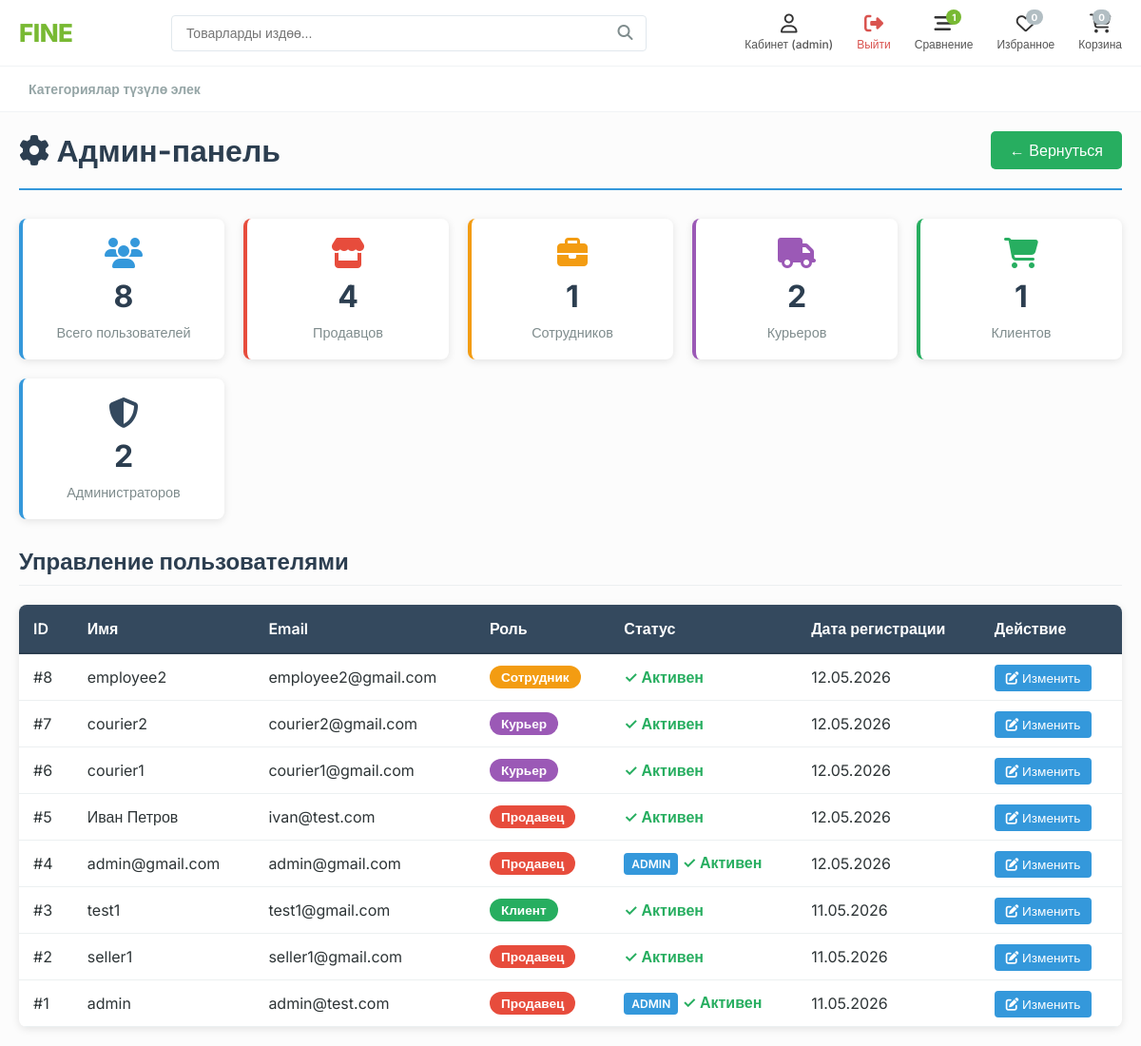
Screenshot of /dashboard/admin-dashboard/ (signed in) with the database file from the repository.
### accounts/models.py (models this page shows, shortened)
class User(AbstractUser):
    ROLES = [
        ('seller', 'Продавец'),
        ('employee', 'Сотрудник'),
        ('courier', 'Курьер'),
        ('client', 'Клиент'),
    ]
    email = models.EmailField(unique=True)
    role = models.CharField(
        max_length=20,
        choices=ROLES,
        default='client'
    )
    phone_number = models.CharField(max_length=20, null=True, blank=True, verbose_name="Телефон номер")
    address = models.TextField(null=True, blank=True, verbose_name="Адрес доставки")
    class Meta:
        verbose_name = 'Пользователь'
        verbose_name_plural = 'Пользователи'

### dashboard/views.py (the view)
# urls.py: path('admin-dashboard/', views.admin_dashboard, name='admin_dashboard'),
@staff_member_required(login_url='accounts:login')
def admin_dashboard(request):
    users = User.objects.all().order_by('-date_joined')
    stats = {
        'total_users': User.objects.count(),
        'sellers': User.objects.filter(role='seller').count(),
        'employees': User.objects.filter(role='employee').count(),
        'couriers': User.objects.filter(role='courier').count(),
        'clients': User.objects.filter(role='client').count(),
        'staff_count': User.objects.filter(is_staff=True).count(),
        'total_orders': Order.objects.count(),
    }
    return render(request, 'dashboard/admin_dashboard.html', {
        'users': users,
        'stats': stats,
    })

### cart/context_processors.py (called while the page is built)
def cart_counter(request):
    if request.path.startswith('/admin/'):
        return {'cart_total_quantity': 0}
    try:
        cart = get_or_create_cart(request)
        return {'cart_total_quantity': cart.get_total_quantity()}
    except Exception:
        return {'cart_total_quantity': 0}

### cart/models.py (called while the page is built)
    def get_total_quantity(self):
        return sum(item.quantity for item in self.items.all())

### cart/views.py (called while the page is built)
def get_or_create_cart(request):
    from .models import Cart # Циклический импорт болбошу үчүн функциянын ичинде ачабыз
    if request.user.is_authenticated:
        cart, created = Cart.objects.get_or_create(user=request.user)
    else:
        if not request.session.session_key:
            request.session.create()
        session_key = request.session.session_key
        cart, created = Cart.objects.get_or_create(session_key=session_key)
    return cart

### categories/context_processors.py (called while the page is built)
def menu_categories(request):
    return {
        'menu_categories': Category.objects.filter(parent__isnull=True)
    }

### products/context_processors.py (called while the page is built)
def favorite_count(request):
    if request.user.is_authenticated and request.user.role == 'client':
        count = Favorite.objects.filter(user=request.user).count()
    else:
        count = 0
    return {
        'favorite_count': count
    }

### templates/dashboard/admin_dashboard.html (shortened to what this page needs)
{% extends 'base.html' %}
{% block content %}
<div class="admin-container">
    <div class="admin-header">
        <h1><i class="fas fa-cog"></i> Админ-панель</h1>
        <a href="{% url 'dashboard:home' %}" class="btn">← Вернуться</a>
    </div>
    <div class="stats-grid">
        <div class="stat-card">
            <i class="fas fa-users" style="font-size: 2rem; color: #3498db;"></i>
            <div class="number">{{ stats.total_users }}</div>
            <div class="label">Всего пользователей</div>
        </div>
        <div class="stat-card sellers">
            <i class="fas fa-store" style="font-size: 2rem; color: #e74c3c;"></i>
            <div class="number">{{ stats.sellers }}</div>
            <div class="label">Продавцов</div>
        </div>
        <div class="stat-card employees">
            <i class="fas fa-briefcase" style="font-size: 2rem; color: #f39c12;"></i>
            <div class="number">{{ stats.employees }}</div>
            <div class="label">Сотрудников</div>
        </div>
        <div class="stat-card couriers">
            <i class="fas fa-truck" style="font-size: 2rem; color: #9b59b6;"></i>
            <div class="number">{{ stats.couriers }}</div>
            <div class="label">Курьеров</div>
        </div>
        <div class="stat-card clients">
            <i class="fas fa-shopping-cart" style="font-size: 2rem; color: #27ae60;"></i>
            <div class="number">{{ stats.clients }}</div>
            <div class="label">Клиентов</div>
        </div>
        <div class="stat-card">
            <i class="fas fa-shield-alt" style="font-size: 2rem; color: #34495e;"></i>
            <div class="number">{{ stats.staff_count }}</div>
            <div class="label">Администраторов</div>
        </div>
    </div>
    <div class="users-section">
        <h2>Управление пользователями</h2>
        {% if users %}
        <table class="users-table">
            <thead>
                <tr>
                    <th>ID</th>
                    <th>Имя</th>
                    <th>Email</th>
                    <th>Роль</th>
                    <th>Статус</th>
                    <th>Дата регистрации</th>
                    <th>Действие</th>
                </tr>
            </thead>
            <tbody>
                {% for user in users %}
                <tr>
                    <td>#{{ user.id }}</td>
                    <td>{{ user.get_full_name|default:user.username }}</td>
                    <td>{{ user.email }}</td>
                    <td>
                        <span class="role-badge {{ user.role }}">
                            {{ user.get_role_display }}
                        </span>
                    </td>
                    <td>
                        {% if user.is_staff %}
                            <span class="staff-badge">ADMIN</span>
                        {% endif %}
                        {% if user.is_active %}
                            <span style="color: #27ae60; font-weight: 600;">✓ Активен</span>
                        {% else %}
                            <span style="color: #e74c3c; font-weight: 600;">✗ Неактивен</span>
                        {% endif %}
                    </td>
                    <td>{{ user.date_joined|date:"d.m.Y" }}</td>
                    <td>
                        <a href="{% url 'accounts:change_user_role' user.id %}" class="action-btn">
                            <i class="fas fa-edit"></i> Изменить
                        </a>
                    </td>
                </tr>
                {% endfor %}
            </tbody>
        </table>
        {% else %}
        <div class="empty-state">
            <div><i class="fas fa-inbox"></i></div>
            <p>Пользователей не найдено</p>
        </div>
        {% endif %}
    </div>
</div>
{% endblock %}

### templates/base.html (shortened to what this page needs)
<!DOCTYPE html>
<html lang="ru">
<head>
    <link href="https://cdnjs.cloudflare.com/ajax/libs/font-awesome/6.4.0/css/all.min.css" rel="stylesheet">
    {% load static %}
    <link rel="stylesheet" href="{% static 'css/base.css' %}">
</head>
<body>
    <header class="main-header">
        <div class="header-container">
            <a href="/" class="logo">FINE</a>
            <form action="#" method="GET" class="search-form">
                <input type="text" name="q" placeholder="Товарларды издөө..." class="search-input">
                <button type="submit" class="search-btn">
                    <i class="fas fa-search"></i>
                </button>
            </form>
            <div class="header-actions">
                {% if user.is_authenticated %}
                <a href="{% url 'dashboard:home' %}" class="action-item">
                    <i class="far fa-user"></i>
                    <span>Кабинет ({{ user.username }})</span>
                </a>
                <a href="{% url 'accounts:logout' %}" class="action-item" style="color: #d9534f;">
                    <i class="fas fa-sign-out-alt" style="color: #d9534f;"></i>
                    <span>Выйти</span>
                </a>
                {% endif %}
                <div class="action-item">
                    <span class="badge">1</span>
                    <i class="fas fa-bars-staggered"></i>
                    <span>Сравнение</span>
                </div>
                <a href="{% url 'products:favorites' %}" class="action-item">
                    {% if favorite_count > 0 %}
                    <span class="badge" id="favorite-badge">{{ favorite_count }}</span>
                    {% else %}
                    <span class="badge" id="favorite-badge" style="background-color: #b2bec3;">0</span>
                    {% endif %}
                    <i class="far fa-heart"></i>
                    <span>Избранное</span>
                </a>
                <a href="#" class="action-item">
                    <span class="badge" id="cart-badge" {% if cart_total_quantity == 0 %}style="background-color: #b2bec3;"{% endif %}>
                        {{ cart_total_quantity|default:0 }}
                    </span>
                    <span>Корзина</span>
                </a>
            </div>
        </div>
    </header>
    <nav class="nav-bar">
        <div class="nav-container">
            {% for category in menu_categories %}
            <div class="nav-item-dropdown">
                <a href="{% url 'categories:detail' category.slug %}" class="nav-link">
                    {{ category.name }} <i class="fas fa-chevron-down"
                        style="font-size: 10px; margin-left: 3px; color: #b2bec3;"></i>
                </a>
                <ul class="dropdown-menu-custom">
                    {% for subcategory in category.children.all %}
                    <li>
                        <a href="{% url 'categories:detail' subcategory.slug %}">
                            {{ subcategory.name }}
                        </a>
                    </li>
                    {% empty %}
                    <li><span
                            style="display:block; padding: 10px 20px; font-size: 13px; color: #b2bec3; font-style: italic;">Ички
                            категориялар жок</span></li>
                    {% endfor %}
                </ul>
            </div>
            {% empty %}
            <span class="nav-link" style="color: #95a5a6;">Категориялар түзүлө элек</span>
            {% endfor %}
        </div>
    </nav>
    <main class="main-content">
        {% block content %}{% endblock %}
    </main>
    {% load static %}
</body>
</body>
</html>

### static/css/base.css (style rules this page uses)
:root { --primary-green: #78b933; --dark-text: #2d3436; --gray-text: #7f8c8d; --light-border: #f1f3f5; --bg-color: #fcfcfc; }
body { font-family: 'Inter', sans-serif; background-color: var(--bg-color); margin: 0; padding: 0; color: var(--dark-text); }
a { text-decoration: none; color: inherit; }
.main-header { background: #ffffff; border-bottom: 1px solid var(--light-border); padding: 15px 0; position: sticky; top: 0; z-index: 100; }
.header-container { max-width: 1200px; margin: 0 auto; padding: 0 20px; display: flex; align-items: center; justify-content: space-between; gap: 20px; }
.logo { font-size: 26px; font-weight: 800; color: var(--primary-green); letter-spacing: -0.5px; }
.search-form { flex: 1; max-width: 500px; display: flex; position: relative; }
.search-input { width: 100%; padding: 10px 15px; padding-right: 45px; border: 1px solid #e1e8ed; border-radius: 4px; font-size: 14px; outline: none; transition: border-color 0.2s; }
.search-btn { position: absolute; right: 0; top: 0; height: 100%; width: 45px; background: none; border: none; color: var(--gray-text); cursor: pointer; font-size: 16px; }
.header-actions { display: flex; align-items: center; gap: 25px; }
.action-item { display: flex; flex-direction: column; align-items: center; font-size: 12px; font-weight: 500; color: #555; cursor: pointer; transition: color 0.2s; position: relative; }
.action-item i { font-size: 20px; margin-bottom: 4px; color: #333; }
.badge { position: absolute; top: -5px; right: 12px; background-color: var(--primary-green); color: white; font-size: 10px; padding: 2px 6px; border-radius: 10px; font-weight: 700; }
.nav-bar { background: #ffffff; border-bottom: 1px solid var(--light-border); }
.nav-container { max-width: 1200px; margin: 0 auto; padding: 0 20px; display: flex; gap: 15px; }
.nav-link { display: block; padding: 15px 10px; font-size: 14px; font-weight: 600; color: #444444; transition: all 0.2s ease; }
.main-content { min-height: 70vh; }

### templates/dashboard/admin_dashboard.html (style rules this page uses)
.admin-container { max-width: 1200px; margin: 0 auto; padding: 20px; }
.admin-header { display: flex; justify-content: space-between; align-items: center; margin-bottom: 30px; border-bottom: 2px solid #3498db; padding-bottom: 20px; }
.admin-header h1 { margin: 0; color: #2c3e50; font-size: 2rem; }
.admin-header .btn { background-color: #27ae60; color: white; padding: 10px 20px; border-radius: 5px; text-decoration: none; transition: background-color 0.3s; }
.stats-grid { display: grid; grid-template-columns: repeat(auto-fit, minmax(200px, 1fr)); gap: 20px; margin-bottom: 30px; }
.stat-card { background-color: white; border-radius: 8px; padding: 20px; box-shadow: 0 2px 8px rgba(0,0,0,0.1); text-align: center; border-left: 4px solid #3498db; }
.stat-card.sellers { border-left-color: #e74c3c; }
.stat-card.employees { border-left-color: #f39c12; }
.stat-card.couriers { border-left-color: #9b59b6; }
.stat-card.clients { border-left-color: #27ae60; }
.stat-card .number { font-size: 2rem; font-weight: bold; color: #2c3e50; margin: 10px 0; }
.stat-card .label { color: #7f8c8d; font-size: 0.9rem; }
.users-section h2 { color: #2c3e50; margin-bottom: 20px; border-bottom: 1px solid #ecf0f1; padding-bottom: 10px; }
.users-table { width: 100%; border-collapse: collapse; background-color: white; box-shadow: 0 2px 8px rgba(0,0,0,0.1); border-radius: 8px; overflow: hidden; }
.users-table thead { background-color: #34495e; color: white; }
.users-table th { padding: 15px; text-align: left; font-weight: 600; border-bottom: 2px solid #2c3e50; }
.users-table td { padding: 12px 15px; border-bottom: 1px solid #ecf0f1; }
.role-badge { display: inline-block; padding: 4px 12px; border-radius: 20px; font-size: 0.85rem; font-weight: 600; color: white; }
.role-badge.seller { background-color: #e74c3c; }
.role-badge.employee { background-color: #f39c12; }
.role-badge.courier { background-color: #9b59b6; }
.role-badge.client { background-color: #27ae60; }
.staff-badge { display: inline-block; padding: 4px 8px; border-radius: 4px; background-color: #3498db; color: white; font-size: 0.75rem; font-weight: 600; }
.action-btn { padding: 6px 12px; border-radius: 4px; background-color: #3498db; color: white; text-decoration: none; font-size: 0.85rem; transition: background-color 0.3s; border: none; cursor: pointer; }

### rows the page displays
User: username "admin", id "1", get_full_name "admin", email "admin@test.com", role "Продавец", is_staff "ADMIN", is_active "✓ Активен", date_joined "11.05.2026"
User: id "8", get_full_name "employee2", email "employee2@gmail.com", role "Сотрудник", is_active "✓ Активен", date_joined "12.05.2026"
User: id "7", get_full_name "courier2", email "courier2@gmail.com", role "Курьер", is_active "✓ Активен", date_joined "12.05.2026"
User: id "6", get_full_name "courier1", email "courier1@gmail.com", role "Курьер", is_active "✓ Активен", date_joined "12.05.2026"
User: id "5", get_full_name "Иван Петров", email "ivan@test.com", role "Продавец", is_active "✓ Активен", date_joined "12.05.2026"
User: id "4", get_full_name "admin@gmail.com", email "admin@gmail.com", role "Продавец", is_staff "ADMIN", is_active "✓ Активен", date_joined "12.05.2026"
User: id "3", get_full_name "test1", email "test1@gmail.com", role "Клиент", is_active "✓ Активен", date_joined "11.05.2026"
User: id "2", get_full_name "seller1", email "seller1@gmail.com", role "Продавец", is_active "✓ Активен", date_joined "11.05.2026"

### other values shown
{{ cart_total_quantity|default:0 }} "0"
{{ stats.total_users }} "8"
{{ stats.sellers }} "4"
{{ stats.employees }} "1"
{{ stats.couriers }} "2"
{{ stats.clients }} "1"
{{ stats.staff_count }} "2"
